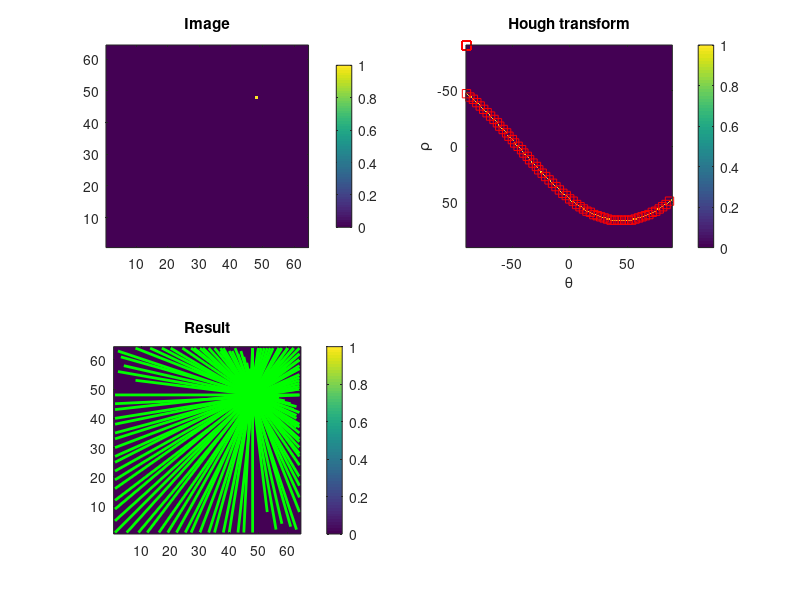

Here is the MATLAB script that generated this plot:
% Make an image with a point
% ==========================
im = zeros(64,64);
im(48,48) = 1;
figure(1)
subplot(2,2,1), imagesc(im);
axis image; axis xy; colorbar;
title('Image'),
% Call the Hough transform
% ========================
[H,T,R] = hough(im, 'Theta', -90:89);
subplot(2,2,2), imagesc(T,R,H);
xlabel('\theta'), ylabel('\rho');
title('Hough transform'), colorbar;

% Detect peaks
% ============
P  = houghpeaks(H,200,'threshold', 0);
x = T(P(:,2)); y = R(P(:,1));
hold on
plot(x,y,'s','color','red'), hold off
% Inverse Hough transform give Hough lines
% ========================================
lines = houghlines(ones(size(im)),T,R,P);
% Overlay Hough lines on image
% ============================
subplot(2,2,3), imagesc(im), hold on
title('Result'),
axis image; axis xy; colorbar;
for k = 1:length(lines)
xy = [lines(k).point1; lines(k).point2];
plot(xy(:,1),xy(:,2),'LineWidth',2,'Color','green');
end
hold off